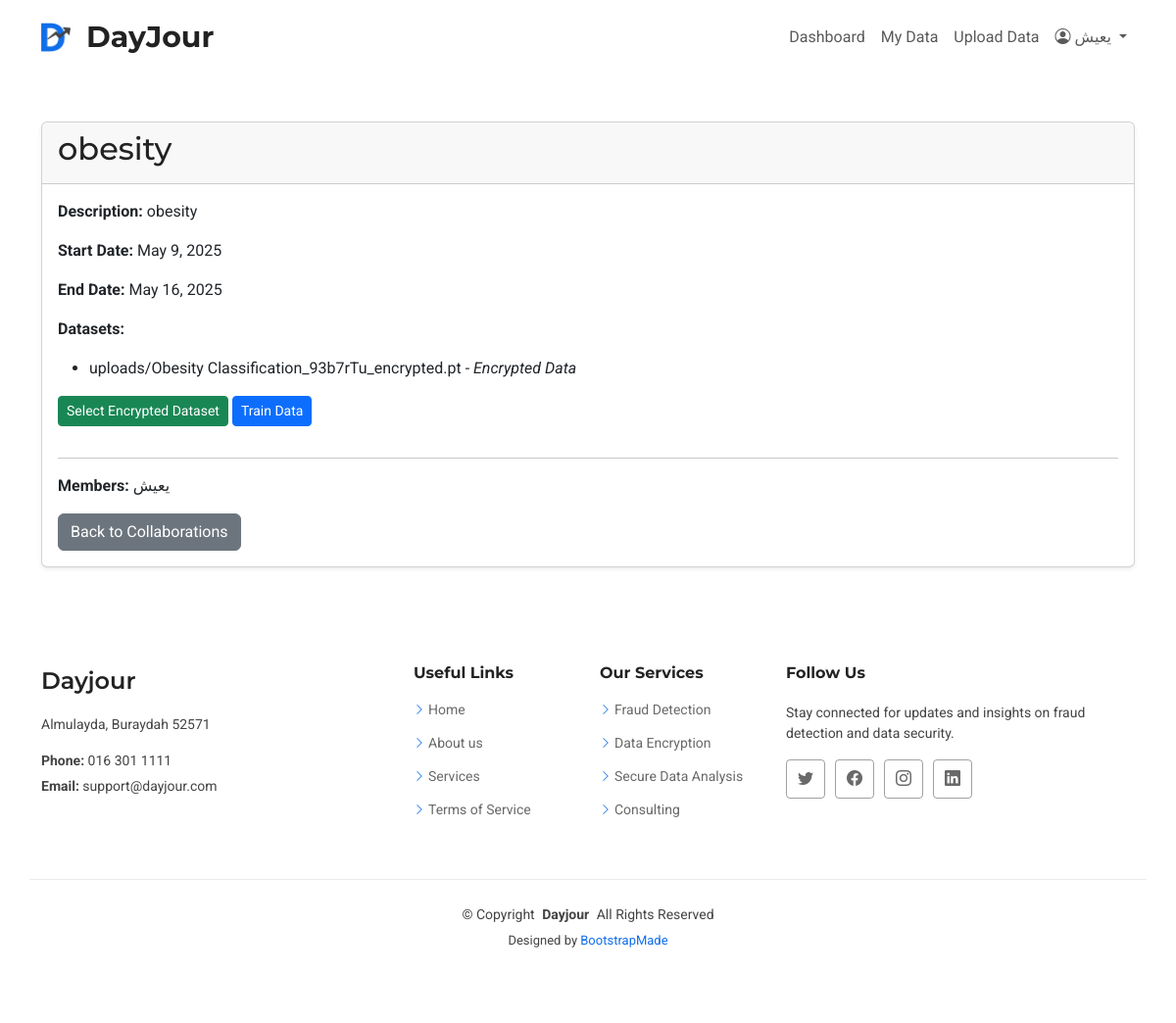
The app's page /en/collab/20/ (signed in) with its own data.
### apps/accounts/models.py (models this page shows, shortened)
class CollaborationGroup(models.Model):
    name = models.CharField(max_length=100)
    description = models.TextField(max_length=400,blank=True, null=True)
    members = models.ManyToManyField(User, related_name='collaboration_groups')
    created_at = models.DateTimeField(auto_now_add=True)
    dataset = models.ManyToManyField('DataRecordOrDataset', blank=True)
    start_date = models.DateField(null=True, blank=True)
    end_date = models.DateField(null=True, blank=True)

class DataRecordOrDataset(models.Model):
    STATUS = [
        ("P", "Plain Data"),
        ("E", "Encrypted Data"),
    ]
    user = models.ForeignKey(User, on_delete=models.CASCADE)
    recorded_at = models.DateTimeField(auto_now_add=True)
    status = models.CharField(max_length=100 ,choices=STATUS,default='P')
    file = models.FileField(upload_to='uploads/',null=True)  # Add this line
    collaboration_groups = models.ManyToManyField(CollaborationGroup,blank=True)

### apps/collab/views.py (the view)
# urls.py: path('<int:pk>/', views.collaboration_detail, name='collaboration_detail'),
def collaboration_detail(request, pk):
    collaboration = get_object_or_404(CollaborationGroup, pk=pk, members=request.user)
    all_files = collaboration.dataset.all()
    has_encrypted_data = all_files.filter(status='E').exists()
    has_analysis = AnalysisReport.objects.filter(record__in=all_files).exists()
    return render(request, 'collaboration_detail.html', {
        'collaboration': collaboration,
        'files': all_files,
        'has_encrypted_data': has_encrypted_data,
        'has_analysis': has_analysis,
    })

### apps/templates/collaboration_detail.html (shortened to what this page needs)
{% extends "layouts/base.html" %}
{% load static %}
{% block content %}
<div class="container my-5">
  <div class="card shadow-sm">
    <div class="card-header">
      <h2>{{ collaboration.name }}</h2>
    </div>
    <div class="card-body">
      <p><strong>Description:</strong> {{ collaboration.description|default:"No description provided." }}</p>
      <p><strong>Start Date:</strong> {{ collaboration.start_date|default:"Not set" }}</p>
      <p><strong>End Date:</strong> {{ collaboration.end_date|default:"Not set" }}</p>
      <p><strong>Datasets:</strong></p>
      {% if collaboration.dataset.all %}
        <ul>
          {% for ds in collaboration.dataset.all %}
            <li>{{ ds.file.name }} - <em>{{ ds.get_status_display }}</em></li>
          {% endfor %}
        </ul>
      {% else %}
        <p>No datasets linked.</p>
      {% endif %}
      <a href="{% url 'upload_collaboration_data' collaboration.pk %}" class="btn btn-success btn-sm mb-3">Select Encrypted Dataset</a>
      {% if has_encrypted_data %}
        <a href="{% url 'train_model' collaboration.pk %}" class="btn btn-primary btn-sm mb-3">Train Data</a>
      {% endif %}
      <hr>
      <p><strong>Members:</strong>
        {% for member in collaboration.members.all %}
          {{ member.username }}{% if not forloop.last %}, {% endif %}
        {% endfor %}
      </p>
      <a href="{% url 'collaborations' %}" class="btn btn-secondary">Back to Collaborations</a>
    </div>
  </div>
</div>
{% endblock %}

### apps/templates/includes/header.html (shortened to what this page needs)
{% load static %}
<header id="header" class="header sticky-top">
  <div class="branding d-flex align-items-center">
    <div class="container d-flex justify-content-between align-items-center">
      <a href="{% url 'dashboard' %}" class="logo d-flex align-items-center">
        <img src="{% static 'images/DB2.png' %}" alt="Dayjour Logo" width="30" height="30">
        <h1 class="sitename ms-2">DayJour</h1>
      </a>
      {% if user.is_authenticated %}
      <nav id="navmenu" class="navbar navbar-expand-lg">
        <div class="collapse navbar-collapse" id="navbarContent">
          <ul class="navbar-nav me-auto mb-2 mb-lg-0">
            <li class="nav-item">
              <a class="nav-link {% if request.resolver_match.url_name == 'dashboard' %}active{% endif %}"
                 href="{% url 'dashboard' %}">Dashboard</a>
            </li>
            <li class="nav-item">
              <a class="nav-link {% if request.resolver_match.url_name == 'uploaded_data' %}active{% endif %}"
                 href="{% url 'uploaded_data' %}">My Data</a>
            </li>
            <li class="nav-item">
              <a class="nav-link {% if request.resolver_match.url_name == 'upload_data' %}active{% endif %}"
                 href="{% url 'upload_data' %}">Upload Data</a>
            </li>
          </ul>
          <ul class="navbar-nav mb-2 mb-lg-0">
            <li class="nav-item dropdown">
              <a class="nav-link dropdown-toggle" href="#" id="userDropdown" role="button" data-bs-toggle="dropdown">
                {% if user.is_authenticated and user.profile.image %}
                <img src="{{ user.profile.image.url }}" alt="Profile Picture" width="30" height="30" class="rounded-circle" style="object-fit: cover; margin-right: 8px;">
              {% else %}
                <i class="bi bi-person-circle"></i>
              {% endif %}
              {{ user.username }}
              </a>
            </li>
          </ul>
        </div>
      </nav>
      {% endif %}
    </div>
  </div>
</header>

### apps/static/bizland/css/main.css (style rules this page uses)
:root { --default-font: "Roboto", system-ui, -apple-system, "Segoe UI", Roboto, "Helvetica Neue", Arial, "Noto Sans", "Liberation Sans", sans-serif, "Apple Color Emoji", "Segoe UI Emoji", "Segoe UI Symbol", "Noto Color Emoji"; --heading-font: "Montserrat", sans-serif; --nav-font: "Open Sans", sans-serif; }
:root { --background-color: #ffffff; --default-color: #444444; --heading-color: #222222; --accent-color: #106eea; --surface-color: #ffffff; --contrast-color: #ffffff; }
:root { --nav-color: #222222; --nav-hover-color: #106eea; --nav-mobile-background-color: #ffffff; --nav-dropdown-background-color: #ffffff; --nav-dropdown-color: #222222; --nav-dropdown-hover-color: #106eea; }
:root { scroll-behavior: smooth; }
body { color: var(--default-color); background-color: var(--background-color); font-family: var(--default-font); }
a { color: var(--accent-color); text-decoration: none; transition: 0.3s; }
h1, h2, h3, h4, h5, h6 { color: var(--heading-color); font-family: var(--heading-font); }
.header { color: var(--default-color); transition: all 0.5s; z-index: 997; background-color: var(--background-color); }
.header .branding { background-color: var(--background-color); min-height: 60px; padding: 10px 0; }
.header .logo { line-height: 1; }
.header .logo img { max-height: 36px; margin-right: 8px; }
.header .logo h1 { font-size: 30px; margin: 0; font-weight: 700; color: var(--heading-color); }

### records on screen
CollaborationGroup: name "obesity", description "obesity", start_date "May 9, 2025", end_date "May 16, 2025"
DataRecordOrDataset: file.name "uploads/Obesity Classification_93b7rTu_encrypted.pt", status "Encrypted Data"

### other values on screen
{{ user.username }} "يعيش"
{{ member.username }} "يعيش"
